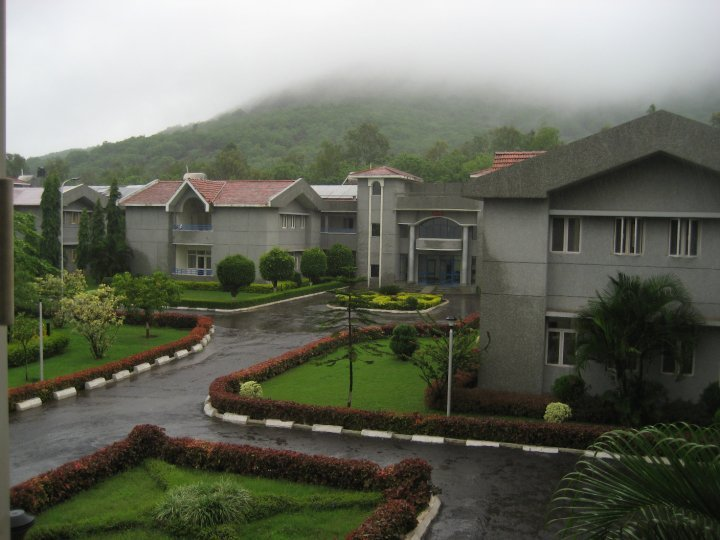
#> input picture images/pic1.jpg, 720 x 540 px
$ jupyter execute 04-Colour-Spaces-RGB.ipynb
#> lines starting #> are read from the running program, lines starting #| are printed output that depends on the picture
[cell 1]
import cv2
import numpy as np

image = cv2.imread('./images/pic1.jpg')
#> image is the input picture: shape (540, 720, 3); mean B, G, R 93.1, 106.2, 103.3

'''Individual color levels for the first pixel (0,0)'''

[cell 2]
B, G, R = image[0, 0]
#> B = 87; G = 85; R = 91
print (B, G, R)
#| 87 85 91
print (image.shape)
#| (540, 720, 3)

'''After converting it to grayscale'''

[cell 3]
gray_img = cv2.cvtColor(image, cv2.COLOR_BGR2GRAY)
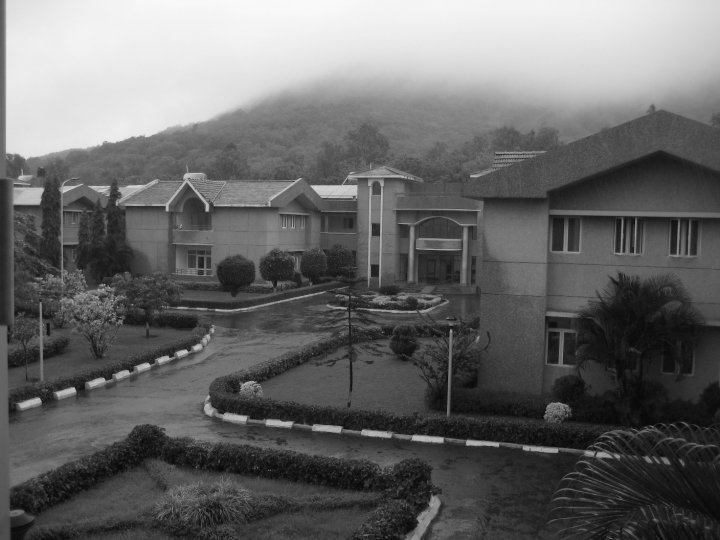
#> gray_img: shape (540, 720); min 4, max 249, mean 103.9
print (gray_img.shape)
#| (540, 720)
print (gray_img[0, 0])
#| 87


$ run again, with images/Sunflowers.jpg copied over images/pic1.jpg
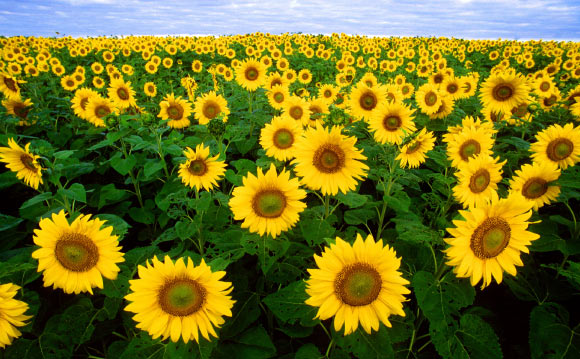
#> input picture images/Sunflowers.jpg, 580 x 359 px
#> image is the input picture: shape (359, 580, 3); mean B, G, R 33.5, 114.1, 115.8
#> B = 247; G = 159; R = 118
#| 247 159 118
#| (359, 580, 3)
#> `gray_img = cv2.cvtColor(image, cv2.COLOR_BGR2GRAY)`:
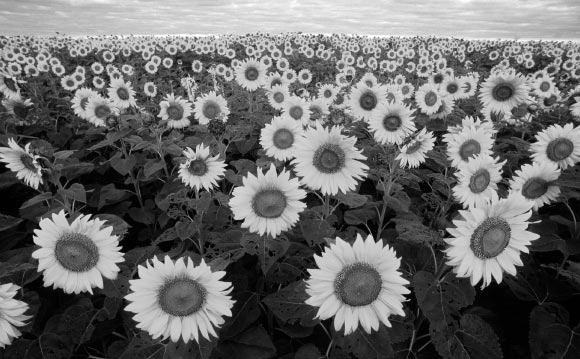
#> gray_img: shape (359, 580); min 0, max 255, mean 105.4
#| (359, 580)
#| 157
